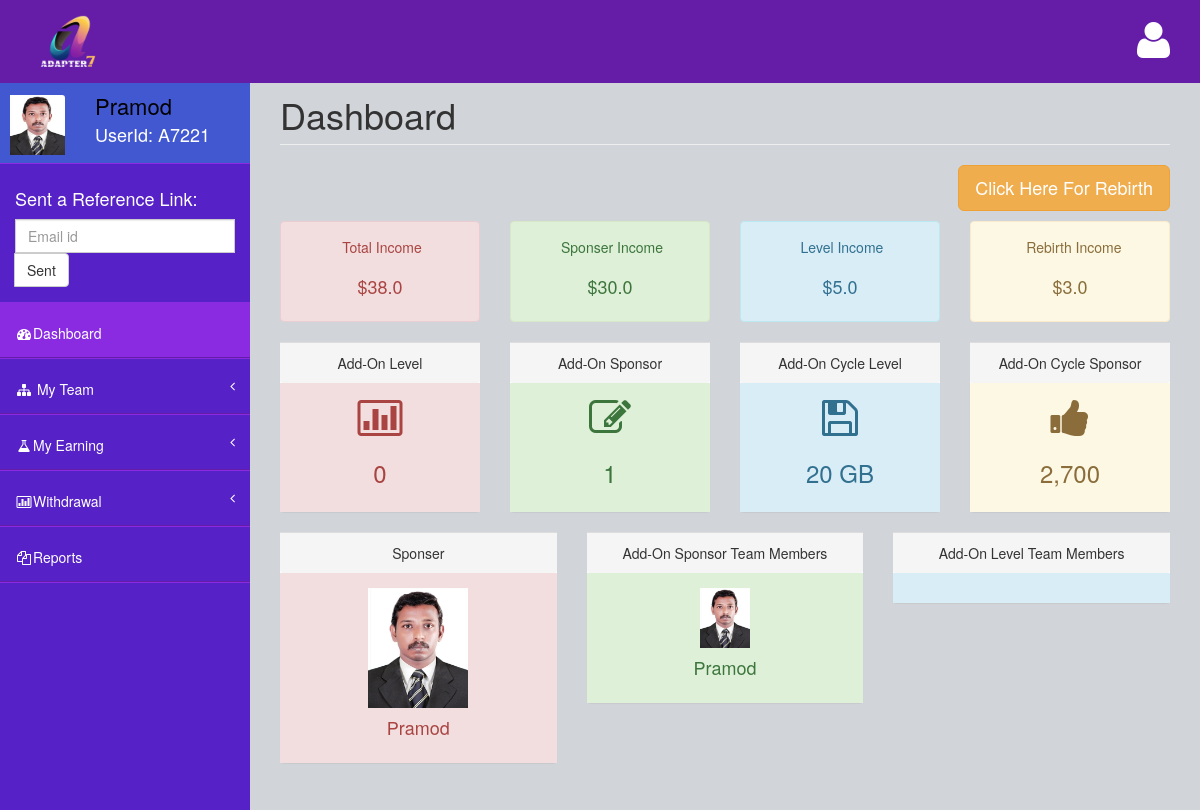
/Index (signed in), run on an earlier commit of the app's database.
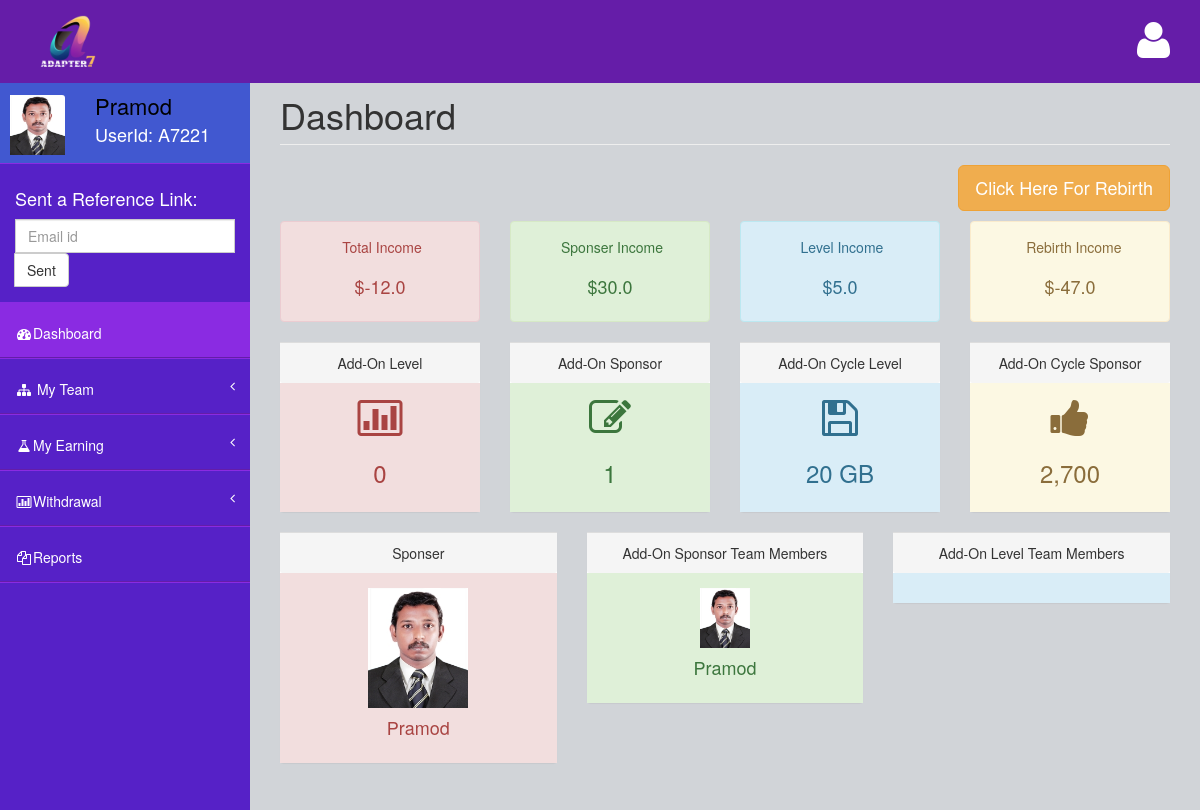
And on a later commit of the database.
### Home/models.py (models this page shows)
class UserDetails(models.Model):
    UserId = models.ForeignKey(User,on_delete=models.CASCADE)
    User_Key = models.CharField(max_length=255)
    User_Image = models.FileField(upload_to="profile_pic",null=True,blank=True)
    Hierachi_Level = models.IntegerField()
    Sponser_income = models.FloatField(null=True)
    Level_income = models.FloatField(null=True)
    My_income = models.FloatField(null=True)
    ReBirth_Income = models.FloatField(null=True)
    RebirthCount = models.IntegerField()

### Home/views.py (the view)
# urls.py: path("Index",views.Index,name="Index"),
def Index(request):
    rebirhdata = None
    if UserDetails2.objects.filter(UserId = request.user).exists():
        rebirhdata  = UserDetails2.objects.filter(UserId = request.user)
    userdetails = UserDetails.objects.get(UserId = request.user)
    T1 = TeamOne.objects.filter(Sponser = request.user)
    T1_S = TeamOne.objects.get(team = userdetails)
    userdetails_sponser = UserDetails.objects.get(UserId = T1_S.Sponser)
    team = TeamMembers.objects.filter(sponser = userdetails)
    teammembers = []
    for member in team:
        m = UserDetails.objects.get(UserId = member.member)
        teammembers.append(m)
    context = {
        "userdetails":userdetails,
        "total":userdetails.Sponser_income + userdetails.Level_income + userdetails.ReBirth_Income,
        "T1":T1,
        'T1_count':T1.count(),
        "T1_S":userdetails_sponser,
        "teammembers":teammembers,
        "teammembers_count":len(teammembers),
        "rebirhdata":rebirhdata
    }
    return render(request,'index.html',context)

### templates/index.html (shortened to what the changed rows need)
{% load static %}
<!DOCTYPE html>
<html>
<head>
    <link href="{%static 'assets/plugins/bootstrap/bootstrap.css' %}" rel="stylesheet" />
    <link href="{%static 'assets/font-awesome/css/font-awesome.css' %}" rel="stylesheet" />
    <link href="{%static 'assets/plugins/pace/pace-theme-big-counter.css' %}" rel="stylesheet" />
    <link href="{%static 'assets/css/style.css' %}" rel="stylesheet" />
    <link href="{%static 'assets/css/main-style.css' %}" rel="stylesheet" />
    <link href="{%static 'assets/plugins/morris/morris-0.4.3.min.css' %}" rel="stylesheet" />
</head>
<body>
    <div id="wrapper">
        <nav class="navbar-default navbar-static-side" role="navigation">
            <div class="sidebar-collapse">
                <ul class="nav" id="side-menu">
                    <li>
                        <div class="user-section">
                            <div class="user-section-inner">
                                <img src="{{userdetails.User_Image.url}}" alt="">
                            </div>
                            <div class="user-info">
                                <div>{{request.user.first_name}} <strong></strong></div>
                                <div class="user-text-online">
                                    UserId: {{userdetails.User_Key}}
                                </div>
                            </div>
                        </div>
                    </li>
                </ul>
            </div>
        </nav>
        <div id="page-wrapper">
            {% block content %}
            <div class="row">
                <div class="col-lg-12">
                    <h1 class="page-header">Dashboard</h1>
                    <h2 style="text-align: right;"><a class="btn btn-warning btn-lg" href="{%url 'Rebirth' %}">Click
                            Here For Rebirth</a></h2>
                </div>
            </div>
            <div class="row">
                <div class="col-lg-3">
                    <div class="alert alert-danger text-center">
                        &nbsp;<b></b>Total Income <br>
                        <br>
                        <h4>${{total}}</h4>
                    </div>
                </div>
                <div class="col-lg-3">
                    <div class="alert alert-success text-center">
                        &nbsp;<b></b>Sponser Income <br><br>
                        <h4>${{userdetails.Sponser_income}}</h4>
                    </div>
                </div>
                <div class="col-lg-3">
                    <div class="alert alert-info text-center">
                        &nbsp;<b></b>Level Income <br><br>
                        <h4>${{userdetails.Level_income}}</h4>
                    </div>
                </div>
                <div class="col-lg-3">
                    <div class="alert alert-warning text-center">
                        &nbsp;<b> </b>Rebirth Income
                        <br><br>
                        <h4>${{userdetails.ReBirth_Income}}</h4>
                    </div>
                </div>
            </div>
            <div class="row">
                <div class="col-lg-4">
                    <div class="panel panel-primary text-center no-boder">
                        <div class="panel-body alert-danger">
                            <div class="row">
                                <div class="col-4">
                                    <img src="{{T1_S.User_Image.url}}" style="width:100px;height:120px" alt="">
                                </div>
                                <div class="col-8">
                                    <h4>{{T1_S.UserId.first_name}}</h4>
                                </div>
                            </div>
                        </div>
                    </div>
                </div>
            </div>
            {% endblock content %}
        </div>
    </div>
</body>
</html>

What changed in the data, as far as the page shows it:
changed UserDetails "Pramod": ReBirth_Income "3.0" → "-47.0"
Also different on the page:
{{ total }}: "38.0" → "-12.0"
